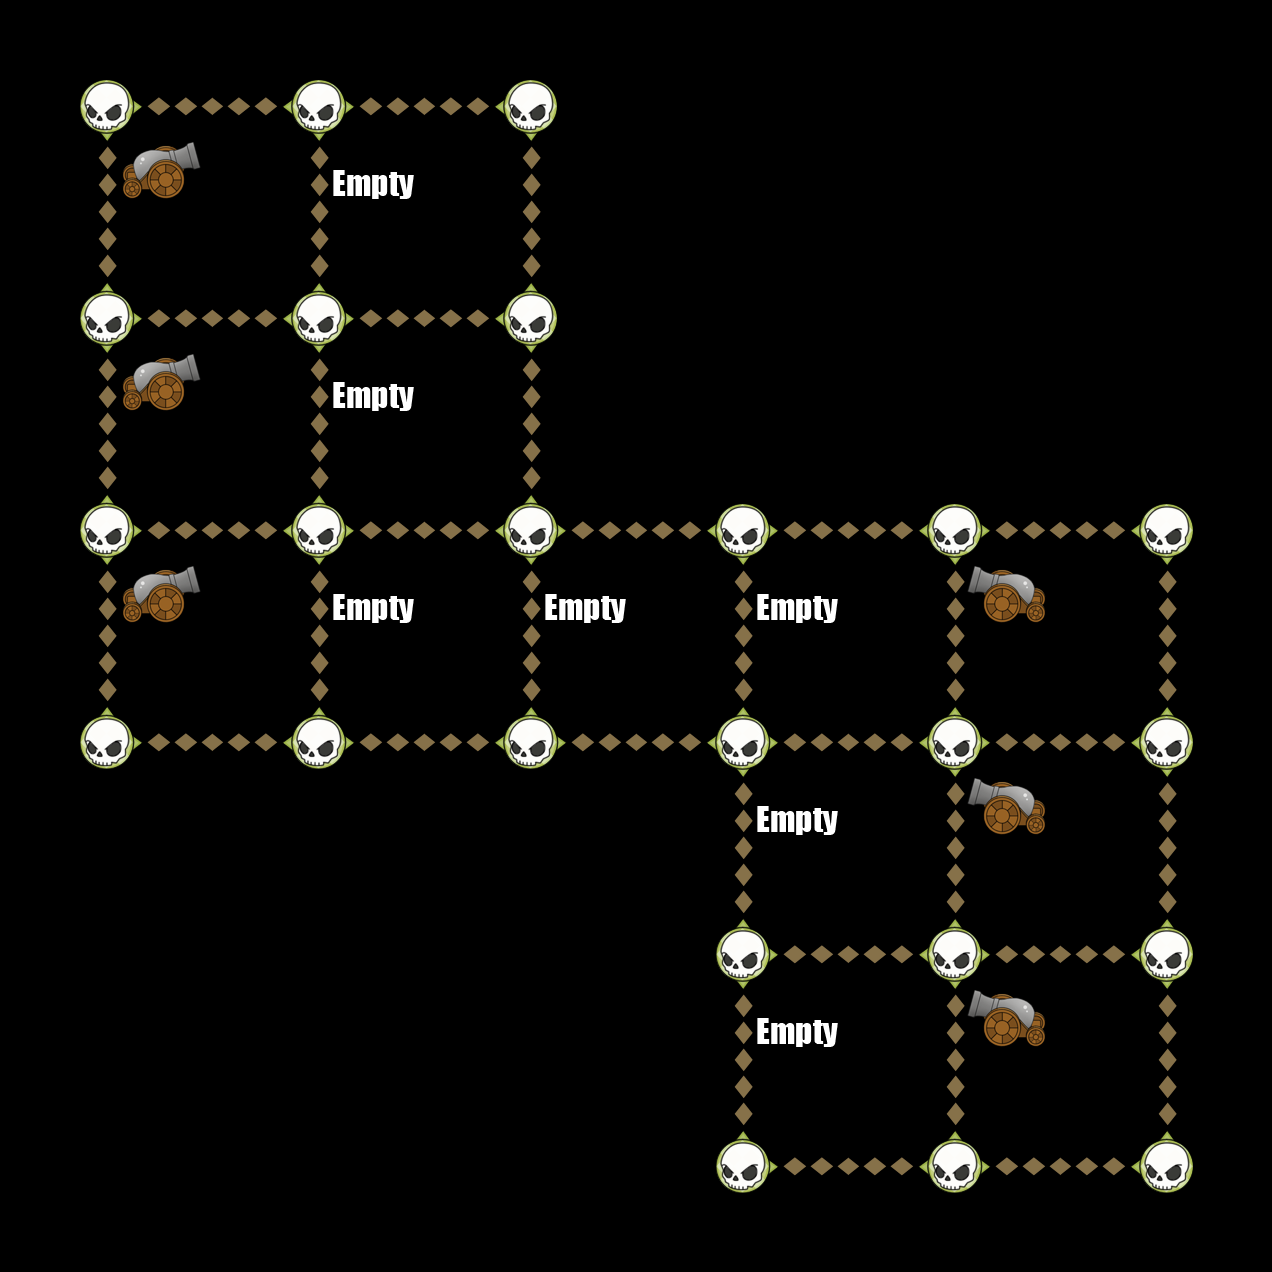

The image is a tile-based game level rendered from a .tmx file. Its description and source (layers, tilesets, objects; grid data summarised) follow:
An orthogonal 6x6 tile map with 212x212 px tiles, 6 tile layers (Down, Up, Left, Right, ...).

<map version="1.0" orientation="orthogonal" width="6" height="6" tilewidth="212" tileheight="212">
 <tileset firstgid="1" name="TileGraphic_Final-ipadhd" tilewidth="212" tileheight="212">
  <image source="TileGraphic_Final-ipadhd.png" width="636" height="1060" />
  <tile id="0">
   <properties>
    <property name="LineFilled" value="True" />
   </properties>
  </tile>
  <tile id="2">
   <properties>
    <property name="Item" value="TreasureBox" />
   </properties>
  </tile>
  <tile id="4">
   <properties>
    <property name="RowFilled" value="True" />
   </properties>
  </tile>
  <tile id="6">
   <properties>
    <property name="Item" value="CannonLeft" />
   </properties>
  </tile>
  <tile id="7">
   <properties>
    <property name="Item" value="ShipRight" />
   </properties>
  </tile>
  <tile id="8">
   <properties>
    <property name="Item" value="MapOne" />
   </properties>
  </tile>
  <tile id="9">
   <properties>
    <property name="Item" value="CannonRight" />
   </properties>
  </tile>
  <tile id="10">
   <properties>
    <property name="Item" value="ShipLeft" />
   </properties>
  </tile>
  <tile id="11">
   <properties>
    <property name="Item" value="MapTwo" />
   </properties>
  </tile>
  <tile id="12">
   <properties>
    <property name="Item" value="Empty" />
   </properties>
  </tile>
  <tile id="13">
   <properties>
    <property name="Item" value="Skull" />
   </properties>
  </tile>
  <tile id="14">
   <properties>
    <property name="Item" value="Fog" />
   </properties>
  </tile>
 </tileset>
 <layer name="Down" width="6" height="6">
  <data>[36 cells, 18 non-empty, 1 distinct tile ids]</data>
 </layer>
 <layer name="Up" width="6" height="6">
  <data>[36 cells, 18 non-empty, 1 distinct tile ids]</data>
 </layer>
 <layer name="Left" width="6" height="6">
  <data>[36 cells, 18 non-empty, 1 distinct tile ids]</data>
 </layer>
 <layer name="Right" width="6" height="6">
  <data>[36 cells, 18 non-empty, 1 distinct tile ids]</data>
 </layer>
 <layer name="Dots" width="6" height="6">
  <data>[36 cells, 24 non-empty, 1 distinct tile ids]</data>
 </layer>
 <layer name="Items" width="6" height="6">
  <data>[36 cells, 13 non-empty, 3 distinct tile ids]</data>
 </layer>
</map>
